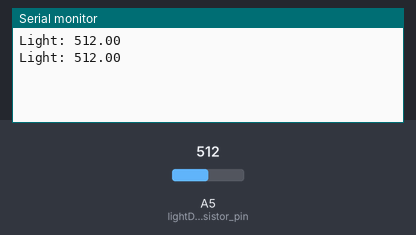
The sketch below on a simulated Arduino Uno, built with avr-gcc and run on an emulated ATmega328P. Shown: the last lines printed to the serial monitor. The test bench sets the inputs (shaded band); at power-on: A5 (lightDependentResistor_pin) = 512.

Above: at 1.8 s.
1.9 s: A5 (lightDependentResistor_pin) set to 716
At 2.8 s:
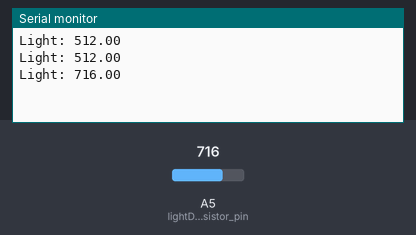
3.4 s: A5 (lightDependentResistor_pin) set to 900
At 4.6 s:
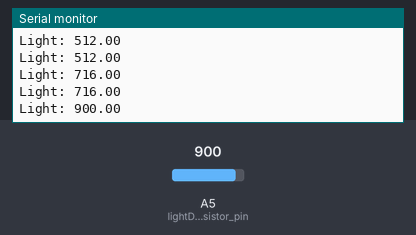
Timing chart, 0 to 6.4 s (numbered marks = the images above; inputs shaded):
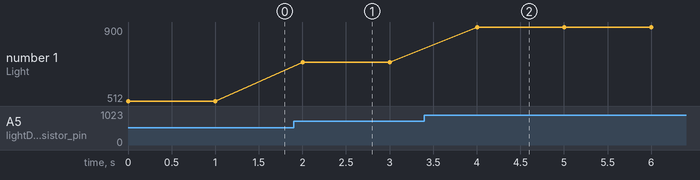

The sketch:

LightDependentResistor.ino
```cpp
const int lightDependentResistor_pin = A5;
float valLightAnalog;
float valLight;

void setup() {
  Serial.begin(9600);
}

void loop() {
  valLightAnalog = analogRead(lightDependentResistor_pin);
  valLight = valLightAnalog;

  Serial.print("Light: ");
  Serial.print(valLight);
  Serial.print("\n");

  delay(1000);
}
```

Measured:
- after the input at 1.9 s, the serial monitor: prints a new line after 0.10 s (image 1)
- after the input at 3.4 s, the serial monitor: prints a new line after 0.60 s (image 2)
- plotted number 1: 512 → 716 after the input at 1.9 s, 716 → 900 after the input at 3.4 s
